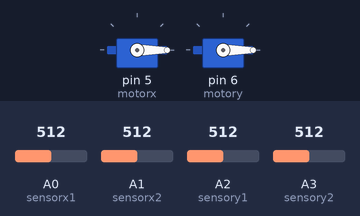
Bench run of a sketch on a simulated Arduino Uno, built with avr-gcc and run on an emulated ATmega328P. Parts: 2 × servo. The inputs (shaded band) are chosen by the test bench; at power-on: A0 (sensorx1) = 512, A1 (sensorx2) = 512, A2 (sensory1) = 512, A3 (sensory2) = 512.

Above: at 2.05 s.
At 52.85 s:
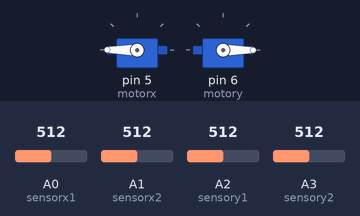
Timing chart, 0 to 68.8 s (numbered marks = the images above):
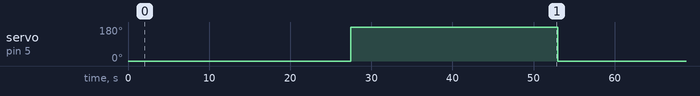

The sketch:

main.ino
```cpp
#include <Servo.h>

#define  sensorx1  0
#define  sensorx2  1
#define  sensory1  2
#define  sensory2  3

#define  motorx  5
#define  motory  6

//  calibration for sensor values
const float sensx1cal = 1;
const float sensx2cal = 1.5;
const float sensy1cal = 1.15;
const float sensy2cal = 1;

//  calibration for PI controller
const float kpx = 1;
const float kix = 1;
const float kpy = 1;
const float kiy = 1;

//  initial variable setup
Servo  servox, servoy;

float motorxpos, motorypos;  //position in degrees of motor x, y

float sensorx1val, sensorx2val, sensory1val, sensory2val;

float xint, yint, xerr, yerr;

void setup()
{
  servox.attach(motorx);
  servoy.attach(motory);

  servox.write(motorxpos);
  servoy.write(motorypos);

  xerr = 0;
  yerr = 0;
  xint = 0;
  yint = 0;

  delay(2000);
}

void loop()
{
//  read sensor values__________________________________

  sensorx1val=sensx1cal*analogRead(sensorx1);
  sensorx2val=sensx2cal*analogRead(sensorx2);
  sensory1val=sensy1cal*analogRead(sensory1);
  sensory2val=sensy2cal*analogRead(sensory2);

//  PI controller_______________________________________
//  Comment out and uncomment next section if PI is not used

  xerr = sensorx1val-sensorx2val;//set point is for sensorx1val-sensorx2val = 0
  yerr = sensory1val-sensory2val;

  xint = xint + xerr;//Integral
  yint = yint + yerr;

  motorxpos = kix*xint + kpx*xerr;
  motorypos = kiy*yint + kpy*yerr;

// This section of code is the simple heuristic part that executes tracking
// to use this, comment out the pid code
// some changes are also required in setting the servo position in the 'rotate motor accordingly' section

//  if(sensorx1val-sensorx2val>5){
//    motorxpos=motorxpos+1;//_speed*(sensorx1val-sensorx2val);
//  }
//  if(sensorx1val-sensorx2val<-5){
//    motorxpos=motorxpos-1;//_speed*(sensorx1val-sensorx2val);
//  }
//
//  if(sensory1val-sensory2val>5){
//    motorypos=motorypos+1;//_speed*(sensory1val-sensory2val);
//  }
//
//  if(sensory1val-sensory2val<-5){
//    motorypos=motorypos-1;//_speed*(sensory1val-sensory2val);
//  }

  //rotate motors accordingly___________________________

  if(servox.read()-motorxpos>0&&servox.read()+motorxpos<180){//update servo position if it is within its limits (0 to 180 deg)
//if(servox.read()-motorxpos<2&&servox.read()-motorxpos>-2){//update servo position if it is within its limits (0 to 180 deg) //use this if pid is not used
    servox.write(motorxpos);
  }
  else{
    servox.write(servox.read());
  }

  if(servoy.read()-motorypos>0&&servoy.read()+motorypos<180){//similarly update motor y
//  use a different line as mentioned above if PI is not being used
    servoy.write(motorypos);
  }
  else{
    servoy.write(servoy.read());
  }

  //delay until next refresh cycle______________________
  delay(200);
}
```

Measured:
- by itself, servo on pin 5 (motorx): alternates 180° for 25.5 s and 0° for 25.9 s
